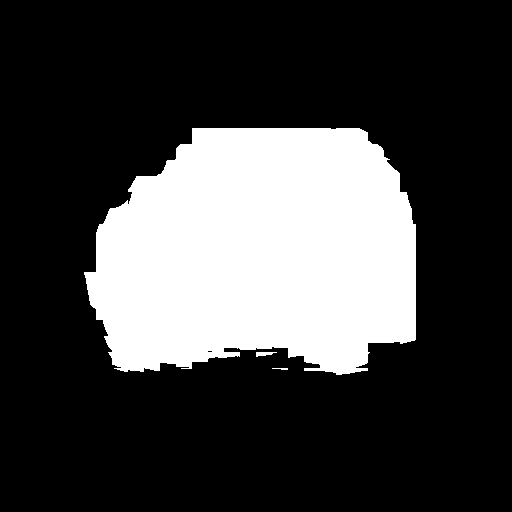
#> input picture images/mask.png, 512 x 512 px, found by its file name
$ python dilate_mask.py
#> lines starting #> are read from the running program, lines starting #| are printed output that depends on the picture; after the words box and inside, x2 and y2 are one past the last pixel; in counts of white or black regions, pixels touching at a corner belong together
import cv2
import numpy as np


mask = cv2.imread('mask.png', 0)
#> mask: shape (512, 512); 25.5% white; 3 white regions, box (x1, y1, x2, y2) and area: (84, 128, 416, 375) 66662, (256, 352, 277, 357) 66, (272, 368, 288, 370) 23

kernel_size = 7
kernel = np.ones((kernel_size, kernel_size), np.uint8)

iterations = 10
dilated_mask = cv2.dilate(mask, kernel, iterations=iterations)
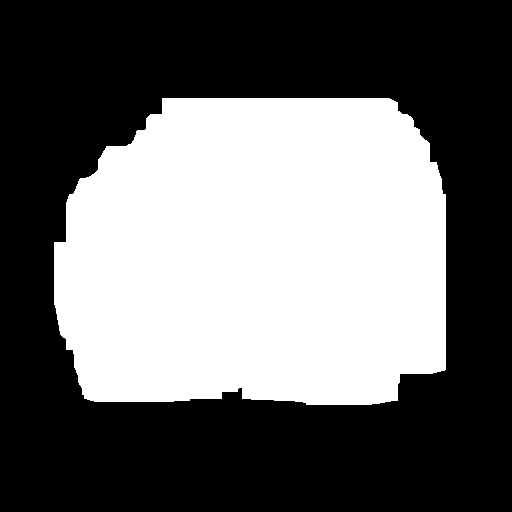
#> dilated_mask: shape (512, 512); 40.9% white; 1 white region, box (x1, y1, x2, y2) and area: (54, 98, 446, 405) 107142

eroded_mask = cv2.erode(dilated_mask, kernel, iterations=1)
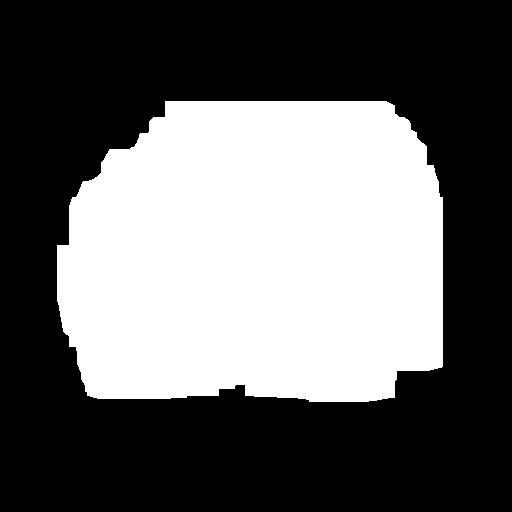
#> eroded_mask: shape (512, 512); 39.3% white; 1 white region, box (x1, y1, x2, y2) and area: (57, 101, 443, 402) 102900

cv2.imwrite('dilated_mask.png', eroded_mask)
